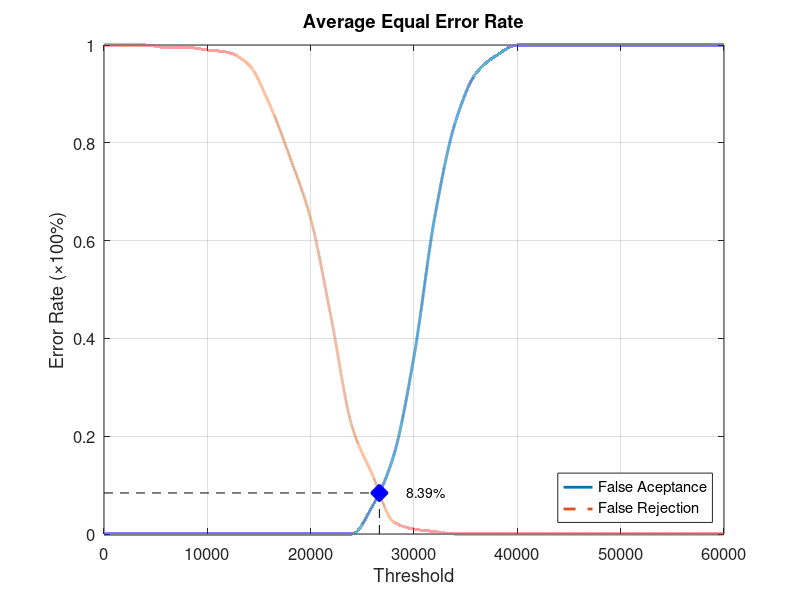
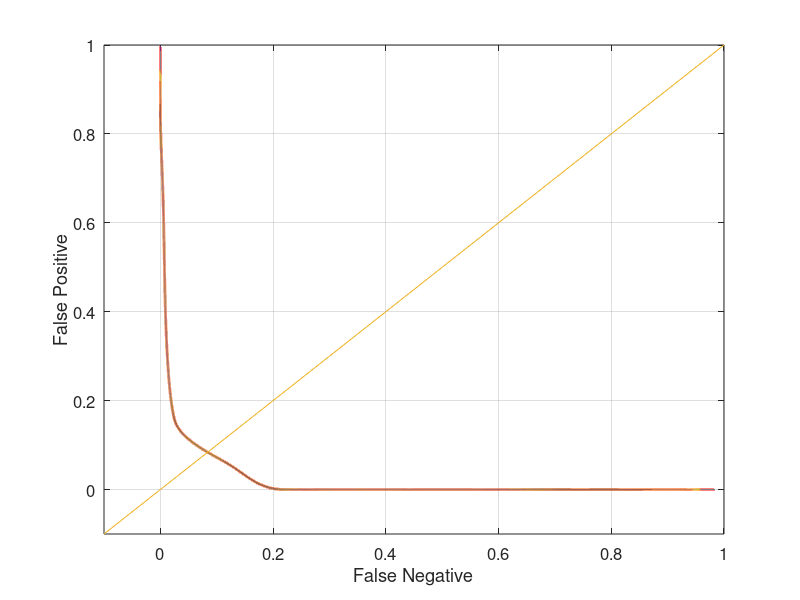

The MATLAB source for these figures, in order:
function yEER = Database2_1
close all;
clear;
clc;
x = 0:2000:60000;
xq = 0:0.5:60000;

y0 = [0 0 0 0 0 0 0 0 0 0 0 0 0 0.0578947 0.157895 0.363158 0.647368 0.842105 0.942105 0.978947 1 1 1 1 1 1 1 1 1 1 1];
yy0 = interp1(x, y0, xq, 'pchip');
y1 = [1 1 1 0.995 0.995 0.99 0.985 0.96 0.88 0.77 0.645 0.44 0.22 0.12 0.025 0.01 0.005 0 0 0 0 0 0 0 0 0 0 0 0 0 0];
yy1 = interp1(x, y1, xq, 'pchip');

% Calculating EER: 
y2 = abs(y0 - y1);
find(y2 == min(y2))
yy2 = abs(yy0 - yy1);
xEER = find(yy2 == min(yy2));
xEERIndex = xq(xEER) % X-axis EER
yEER = yy0(xEER) % Y-axis EER

main = figure
plot(xq, yy0,'-','LineWidth', 2);	hold on
plot(xq, yy1,'--','LineWidth', 2);	hold on
plot([xEERIndex xEERIndex], [0 yEER], 'k--');	hold on
plot([0 xEERIndex], [yEER yEER], 'k--');	hold on
plot(xEERIndex, yEER, 'bx', 'LineWidth', 10);	hold on
text(xEERIndex + 10 * xEERIndex / 100, yEER, [num2str(round((10000 * yEER)) / 100) '%'])
legend('False Aceptance', 'False Rejection', 'Location', 'SouthEast')
xlabel('Threshold')
ylabel('Error Rate (\times100%)')
title('Average Equal Error Rate')
set(gca, 'FontSize', 12)
axis([0 60000 0 1])
grid on

print(main, 'Database2_1Main', '-dpng');
FNRxFPR = figure('Color', [1 1 1]);
plot(yy1, yy0, '-', yy1, yy0, 'LineWidth', 2);
hold on
y = -0.1:0.1:1
plot(y, y); 
set(gca, 'FontSize', 12)
xlabel('False Negative')
ylabel('False Positive')
axis([-0.1 1 -0.1 1])
set(gca, 'FontSize', 12)
grid on

print(FNRxFPR, 'Database2_1FNRxFPR','-dpng');
end
